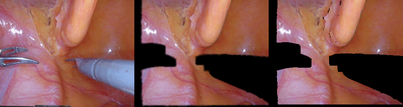
#> input picture submission/bme_online/figures/fig_tier1_pulling.png, 403 x 107 px, shrunk from 960 x 256 before the run, found by its file name
$ python make_architecture_results.py
#> lines starting #> are read from the running program, lines starting #| are printed output that depends on the picture
"""Result-driven horizontal architecture figure (Fig 2) for the CMPB paper.

Each stage shows its ACTUAL result image, with the method label below the
image and arrows between stages. No "TIER" text. Horizontal layout.
Writes ``submission/cmpb/figures/fig_architecture.png``.
"""
from __future__ import annotations

from pathlib import Path

import matplotlib

matplotlib.use("Agg")
import matplotlib.pyplot as plt
import matplotlib.image as mpimg
import numpy as np
from matplotlib.patches import FancyArrowPatch
from PIL import Image

ROOT = Path(__file__).resolve().parents[1]
FIG = ROOT / "submission" / "cmpb" / "figures"
OUT = FIG / "fig_architecture.png"


def load(p):
    return np.asarray(Image.open(p).convert("RGB"))
#> returned value is the input picture: shape (107, 403, 3); mean R, G, B 134.5, 86.4, 81.9


def crop_third(img, k):
    """Take the k-th third of a 3-panel compare image."""
#> called with k = 1
    h, w = img.shape[:2]
#> h = 107; w = 403
    t = w // 3
#> t = 134
    return img[:, k * t:(k + 1) * t]
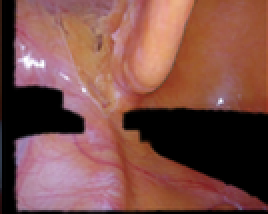
#> returned value: shape (107, 134, 3) (shown 2 times larger); mean of channels 0, 1, 2 124.2, 78.1, 71.6; drawn as R, G, B


def main():
    # gather result images
    recon = crop_third(load(FIG / "fig_tier1_pulling.png"), 1)  # reconstruction
    deform = load(FIG / "fig_tier2_quiver.png")                  # deformation quiver
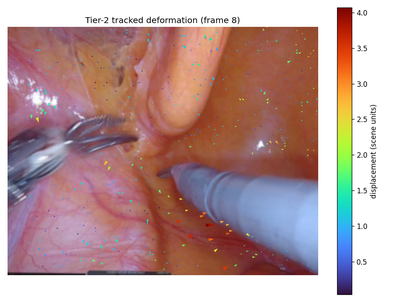
#> input picture submission/bme_online/figures/fig_tier2_quiver.png, 403 x 302 px, shrunk from 960 x 720 before the run, found by its file name
    material = crop_third(load(FIG / "fig_material_pulling_3panel.png"), 1)  # albedo
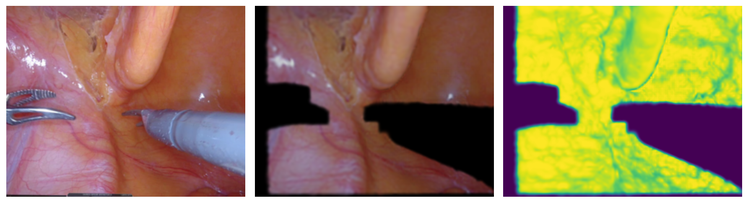
#> input picture submission/bme_online/figures/fig_material_pulling_3panel.png, 748 x 203 px, shrunk from 1784 x 485 before the run, found by its file name
#> call 2 of crop_third, with k = 1
#> in crop_third (call 2), `h, w = img.shape[:2]`: h = 203; w = 748
#> in crop_third (call 2), `t = w // 3`: t = 249
#> in crop_third (call 2), `return img[:, k * t:(k + 1) * t]`:
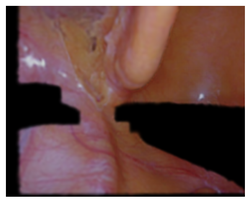
#> returned value: shape (203, 249, 3); mean of channels 0, 1, 2 111.5, 80.1, 76.3; drawn as R, G, B
    rehearsal = load(FIG / "fig_twin_rehearsal_single.png")      # twin driven forward
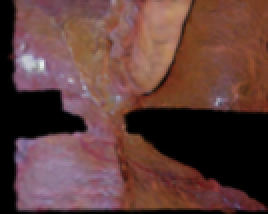
#> input picture submission/bme_online/figures/fig_twin_rehearsal_single.png, 134 x 107 px, shrunk from 320 x 256 before the run, found by its file name (shown 2 times larger)
    input_img = crop_third(load(FIG / "fig_tier1_pulling.png"), 0)  # input
#> call 3 of crop_third, with k = 0
#> in crop_third (call 3), `h, w = img.shape[:2]`: h = 107; w = 403
#> in crop_third (call 3), `t = w // 3`: t = 134
#> in crop_third (call 3), `return img[:, k * t:(k + 1) * t]`:
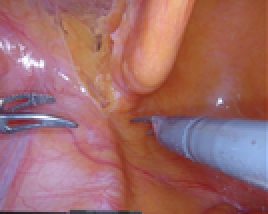
#> returned value: shape (107, 134, 3) (shown 2 times larger); mean of channels 0, 1, 2 159.7, 106, 105.5; drawn as R, G, B

    stages = [
        ("Endoscopic video", input_img),
        ("Canonical scene\nreconstruction", recon),
        ("Deformation\ntracking", deform),
        ("Mechanical\ninversion", material),
        ("Simulable twin\n+ rehearsal", rehearsal),
    ]

    n = len(stages)
#> n = 5
    fig, axes = plt.subplots(1, n, figsize=(16, 4.6), dpi=150)
    for i, (label, img) in enumerate(stages):
        ax = axes[i]
        ax.imshow(img)
        ax.set_xticks([])
        ax.set_yticks([])
        for spine in ax.spines.values():
            spine.set_edgecolor("#444444")
            spine.set_linewidth(1.4)
        ax.set_xlabel(label, fontsize=10, fontweight="bold")
        ax.xaxis.set_label_position("bottom")
        # arrow to next
        if i < n - 1:
            ax.annotate(
                "", xy=(1.06, 0.5), xytext=(1.0, 0.5),
                xycoords="axes fraction", textcoords="axes fraction",
                arrowprops=dict(arrowstyle="-|>", color="#333333", lw=1.6),
            )
#> this loop made 5 passes
#> label on pass 1: 'Endoscopic video'

    fig.suptitle("One canonical Gaussian field carries appearance, motion, "
                 "and mechanics; the audit tags every parameter",
                 fontsize=12, y=1.0)
    fig.tight_layout(rect=[0, 0, 1, 0.96])
    OUT.parent.mkdir(parents=True, exist_ok=True)
    fig.savefig(str(OUT), bbox_inches="tight")
    plt.close(fig)
    print(f"wrote {OUT}")


if __name__ == "__main__":
    main()
